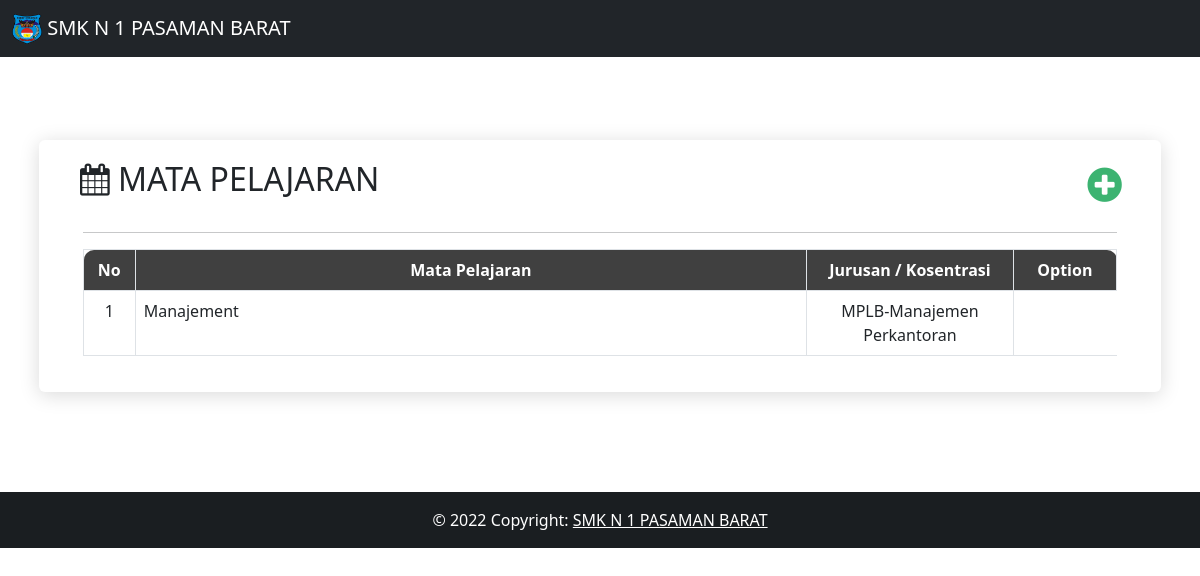
The app's page /operator/pelajaran/mapel.php with its own data.
### tables this page shows
CREATE TABLE `biodata_sekolah` (
  `id_biodata_sekolah` int(11) NOT NULL,
  `nama_sekolah` varchar(120) NOT NULL,
  `alamat_sekolah` varchar(120) NOT NULL,
  `photo_sekolah` varchar(120) NOT NULL,
  `email_sekolah` varchar(120) NOT NULL,
  `telepon_sekolah` int(11) NOT NULL
);

CREATE TABLE `mapel` (
  `id_mapel` int(11) NOT NULL,
  `nama_mapel` varchar(120) NOT NULL,
  `kosentrasi` int(11) NOT NULL
);

CREATE TABLE `jurusan` (
  `id_jurusan` int(11) NOT NULL,
  `nama_jurusan` varchar(120) NOT NULL,
  `kosentrasi_jurusan` varchar(120) NOT NULL,
  `kaproka_jurusan` int(11) NOT NULL
);

### operator/pelajaran/mapel.php (the view, shortened to what this page needs)
<?php
include '../../db/koneksi.php';
include '../../layout/header.php';
?>
<div id="content" style="margin-top:60px;">
  <div class="regular-page-area section-padding-20">
    <div class="container">
      <div class="row justify-content-center">
        <div class="col-12">
          <div class="details-content">
            <div class="container">
              <div class="row">
                <div class="col-sm">
                  <h2 id="xs" ><i class="icon-calendar"></i> MATA PELAJARAN </h2>
                </div>
                <div class="col-sm" style="text-align: right;margin-right: 5%;">
                  <a class="col-sm" href="http://localhost/SMK_1_PASAMAN/absensi/operator/pelajaran/tambah_mapel" style=""><h1 id="xs" ><i class="icon-plus-sign" style="color:mediumseagreen;"></i> </h1></a>
                </div>
              </div>
            </div>
            <div id="myDiv" class="container-fluid">
              <hr>
              <div class="row-fluid">
                <div class="span12">
                  <div class="widget-box">
                    <div class="widget-title">
                     <table class="table table-bordered">
                      <thead>
                        <tr>
                          <th class="text-center" style="width:5%;background-color: #404040; color:white;border-radius: 10px 0 0 0 ;">No</th>
                          <th class="text-center" style="background-color: #404040; color:white;">Mata Pelajaran</th>
                          <th class="text-center" style="width:20%;background-color: #404040; color:white;">Jurusan / Kosentrasi</th>
                          <th class="text-center" colspan="2" style="width: 10%;background-color: #404040; color:white;border-radius: 0 10px 0 0 ;">Option</th>
                        </tr>
                      </thead>
                      <tbody>
                        <?php
                        $queryDataMapel = mysqli_query($konek,"SELECT * FROM mapel JOIN jurusan ON mapel.Kosentrasi = jurusan.id_jurusan");
                        $no=1;
                        while($dataMapel = mysqli_fetch_array($queryDataMapel)){?>
                          <tr>
                          <td class="text-center"><?php echo $no; ?></td>
                          <td ><?php echo $dataMapel['nama_mapel']; ?></td>
                          <td class="text-center"><?php echo $dataMapel['nama_jurusan']."-".$dataMapel['kosentrasi_jurusan']; ?></td>
                        </tr>
                        <?php } ?>
                      </tbody>
                    </table>
                  </div>
                </div>
              </div>
            </div>
          </div>
        </div>
      </div>
    </div>
  </div>
</div>
<?php include '../../layout/footer.php'; ?>

### layout/header.php (shortened to what this page needs)
<?php
$query=mysqli_query($konek,"SELECT * FROM biodata_sekolah");
$data=mysqli_fetch_array($query);
?>
<!DOCTYPE html>
<html lang="en">
<head>
  <link rel="stylesheet" href="http://localhost/SMK_1_PASAMAN/absensi/assets/css/bootstrap.min.css" />
  <link rel="stylesheet" href="http://localhost/SMK_1_PASAMAN/absensi/assets/css/bootstrap-responsive.min.css" />
  <link href="http://localhost/SMK_1_PASAMAN/absensi/assets/font-awesome/css/font-awesome.css" rel="stylesheet" />
  <link rel="stylesheet" href="http://localhost/SMK_1_PASAMAN/absensi/assets/css/custom/style.css">
</head>
<body>
  <nav id="nav" class="navbar fixed-top navbar-expand-lg navbar-dark bg-dark">
    <div class="container-fluid">
      <a class="navbar-brand" href="#"><img src="http://localhost/SMK_1_PASAMAN/absensi/assets/image/<?PHP echo $data['photo_sekolah'] ?>" alt="" width="30" height="30" class="d-inline-block align-text-top"> SMK N 1 PASAMAN BARAT</a>
      </div>
    </nav>
  </body>
  </html>

### assets/css/custom/style.css (style rules this page uses)
.details-content { margin-top: 50px; background-color: #ffffff; position: relative; z-index: 1; box-shadow: 0 3px 20px rgb(0 0 0 / 15%); padding: 20px 20px; border-radius: 6px; margin-bottom: 50px; }
.section-padding-20 { padding-top: 30px; padding-bottom: 50px; }
.row { display: -ms-flexbox; display: flex; -ms-flex-wrap: wrap; flex-wrap: wrap; margin-right: -15px; margin-left: -15px; }
.child-table, th { vertical-align: top; border-top: 1px solid #ccc; padding:10px; width:100px; }

### records on screen
biodata_sekolah: photo_sekolah (picture)
mapel: nama_mapel "Manajement", jurusan.nama_jurusan "MPLB", jurusan.kosentrasi_jurusan "Manajemen Perkantoran"
